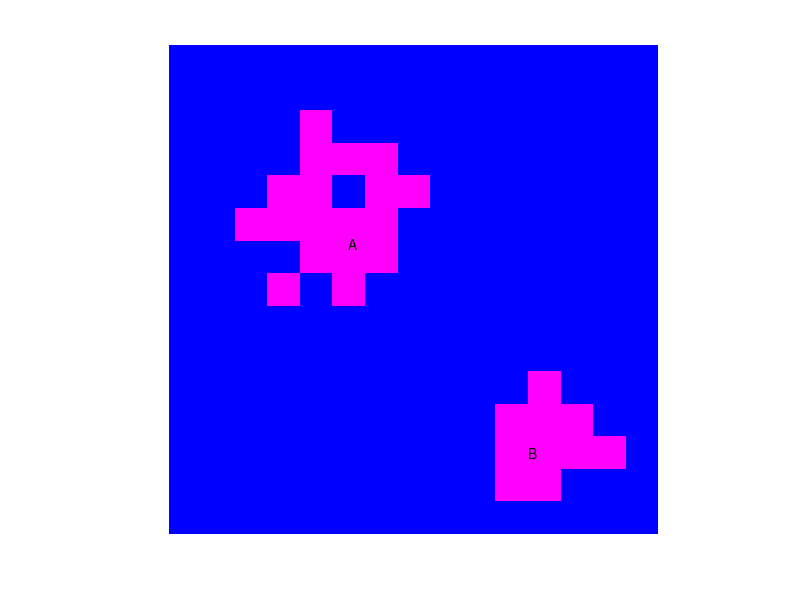
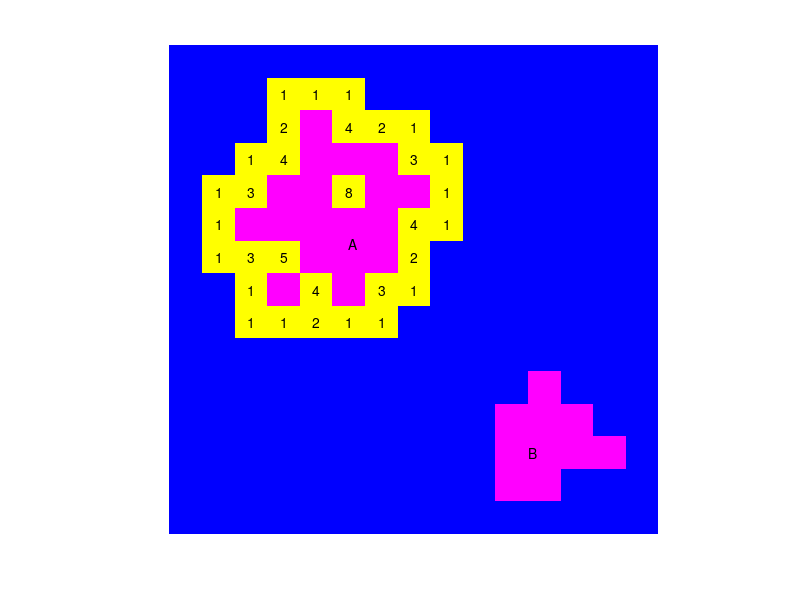

These figures' MATLAB source, in order:
A = [ 0 0 1 0 0 0;
      0 0 1 1 1 0;
      0 1 1 0 1 1;
      1 1 1 1 1 0;
      0 0 1 1 1 0;
      0 1 0 1 0 0];
 B = [0 0 0 0 0;
      0 0 1 0 0;
      0 1 1 1 0;
      0 1 1 1 1;
      0 1 1 0 0];

sm = 15;  
a = zeros(sm);
d = a;
a(3:8,3:8) = A;

d(10:14, 10:14) = B;
c = ones(sm);
b = zeros(sm);

figure(1)
image(cat(3, a+d, b, c));
axis square off; 
text(6,6.6, 'A');
text(11.5,13, 'B');

x=2:sm-1;
y=x;

sum = zeros(size(a));
sum(x,y) = a(x, y-1) + a(x, y+1) + ...
           a(x-1, y) + a(x+1, y) + ...
           a(x-1, y-1) + a(x-1, y+1) + ... 
           a(x+1, y-1) + a(x+1, y+1);

b_idx = (sum>0 & not(a>0));
c(b_idx) = 0;
b(b_idx) = 1;
a(b_idx) = 1;



figure(2)
image(cat(3, a+d, b, c));

[idx_r, idx_c, v] = find(b_idx);
for i=1:length(idx_r)
    text(idx_c(i)-0.1,idx_r(i), num2str(sum(idx_r(i),idx_c(i))));
end
text(6,6.6, 'A');
text(11.5,13, 'B');

axis square off; 
       
       